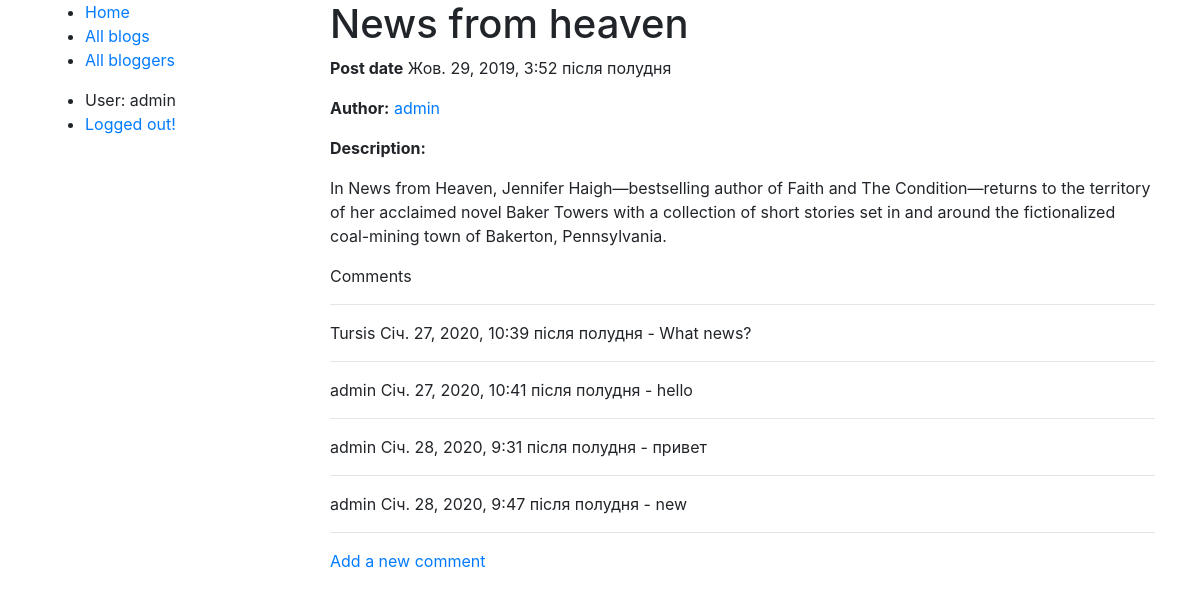
Page /blog/blogs/1/ (signed in) on the committed database.
### blog/models.py (models this page shows, shortened)
class Blog(models.Model):
    name = models.CharField(max_length=200, help_text="Enter your name blog here.")
    author = models.ForeignKey(BlogAuthor, on_delete=models.SET_NULL, null=True)
    description = models.TextField(max_length=400, help_text="Enter your blog text here.")
    pub_date = models.DateTimeField('date published')

class BlogAuthor(models.Model):
    user = models.ForeignKey(User, on_delete=models.SET_NULL, null=True)
    bio = models.TextField(max_length=400, help_text="Enter your bio details here.")
    def __str__(self):
        return self.user.username

class BlogComment(models.Model):
    author = models.ForeignKey(User, on_delete=models.SET_NULL, null=True)
    description = models.TextField(max_length=400, help_text='Enter your comment here')
    blog = models.ForeignKey(Blog, on_delete=models.SET_NULL, null=True)
    pub_date = models.DateTimeField(auto_now_add=True)
    class Meta:
        ordering = ['pub_date']

### blog/views.py (the view)
# urls.py: url('^blogs/(?P<pk>[0-9]+)/$', views.BlogDetailView.as_view(), name='blog-detail'),
class BlogDetailView(generic.DetailView):
    model = Blog

### blog/templates/blog/blog_detail.html
{% extends "base_generic.html" %}
{% block content %}
	<h1>{{ blog.name }}</h1>
	<p><strong>Post date</strong> {{ blog.pub_date }}</p>
	<p><strong>Author:</strong><a href="{% url 'blog:bloggers-detail' blog.author.pk %}"> {{ blog.author }}</a></p>
	<p><strong>Description:</strong></p> <p>{{ blog.description }} </p>
	<p>Comments</p>
	{% for comment in blog.blogcomment_set.all %}
		<hr>
		<p>{{ comment.author }} {{ comment.pub_date }} - {{ comment.description }}</p>
	{% endfor %}
	<hr>
	<a href="{% url 'blog:blog-comment'  blog.pk %}">Add a new comment</a>
{% endblock %}

### blog/templates/base_generic.html (shortened to what this page needs)
<!DOCTYPE html>
<html lang="en">
<head>
  {% load static %}
  <link rel="stylesheet" href="https://stackpath.bootstrapcdn.com/bootstrap/4.3.1/css/bootstrap.min.css"
>
  <link rel="stylesheet" type="text/css" href="{% static 'blog/style.css' %}"/>
</head>
<body>
<div class="container">
  <div class="row">
    <div class="col-3">
      <ul>
        <li><a href=" {% url 'blog:index' %}">Home</a></li>
        <li><a href="{% url 'blog:blogs' %}">All blogs</a></li>
        <li><a href="{% url 'blog:bloggers' %}">All bloggers</a></li>
      </ul>
      <ul>
        {% if user.is_authenticated %}
          <li>User: {{ user.get_username }}</li>
          <li><a href="{% url 'logout' %}?next={{ request.path }}">Logged out!</a></li>
        {% else %}
          <li><a href="{% url 'login' %}?next={{ request.path }}">Login</a></li>
        {% endif %}
      </ul>
    </div>
    <div class="col-9">
      {% block content %} {% endblock %}
    </div>
  </div>
</div>
</body>
</html>

### rows in the picture
Blog: name "News from heaven", pub_date "Жов. 29, 2019, 3:52 після полудня", author "admin", description "In News from Heaven, Jennifer Haigh—bestselling author of Faith and The Condition—returns to the territory of her acclaimed novel Baker Towers with a collection of short stories set in and around the fictionalized coal-mining town of Bakerton, Pennsylvania."
BlogComment: author "Tursis", pub_date "Січ. 27, 2020, 10:39 після полудня", description "What news?"
BlogComment: author "admin", pub_date "Січ. 27, 2020, 10:41 після полудня", description "hello"
BlogComment: author "admin", pub_date "Січ. 28, 2020, 9:31 після полудня", description "привет"
BlogComment: author "admin", pub_date "Січ. 28, 2020, 9:47 після полудня", description "new"

### other values in the picture
{{ user.get_username }} "admin"
